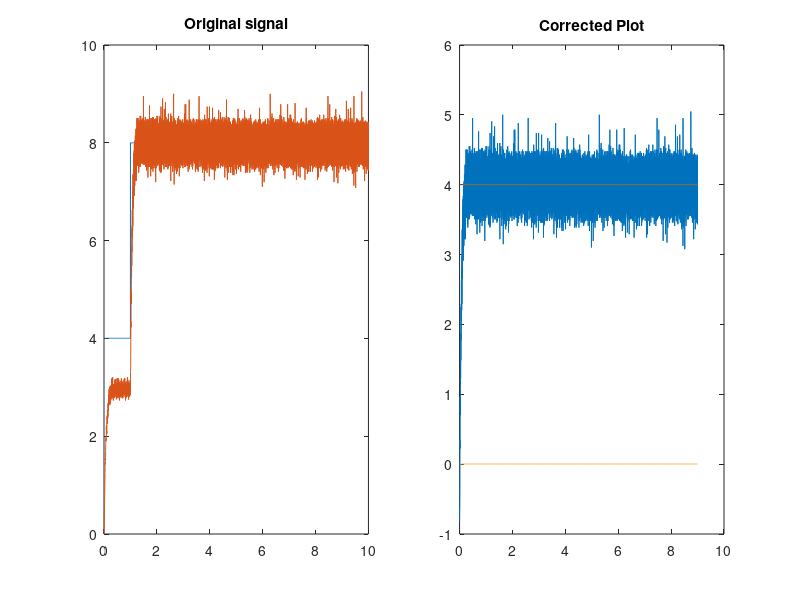

This figure's MATLAB source:
out = load('dados.mat');

% Original Plot
figure('Position', [1000, 1000, 1200, 500]);

subplot(1,2,1)
plot(out.t, out.u)
hold on
plot(out.t, out.y)
title("Original signal")

subplot(1,2,2)
y_corrected = out.y - 4;
y_corrected = y_corrected(1002:end);
u_corrected = (out.u - 4);
u_corrected = u_corrected(1002:end);
t_corrected = out.t(1002:end) -1;
l = length(t_corrected);
zero = zeros(1, l);
plot(t_corrected, y_corrected)
hold on
plot(t_corrected, u_corrected)
hold on
plot(t_corrected, zero)
title('Corrected Plot')
